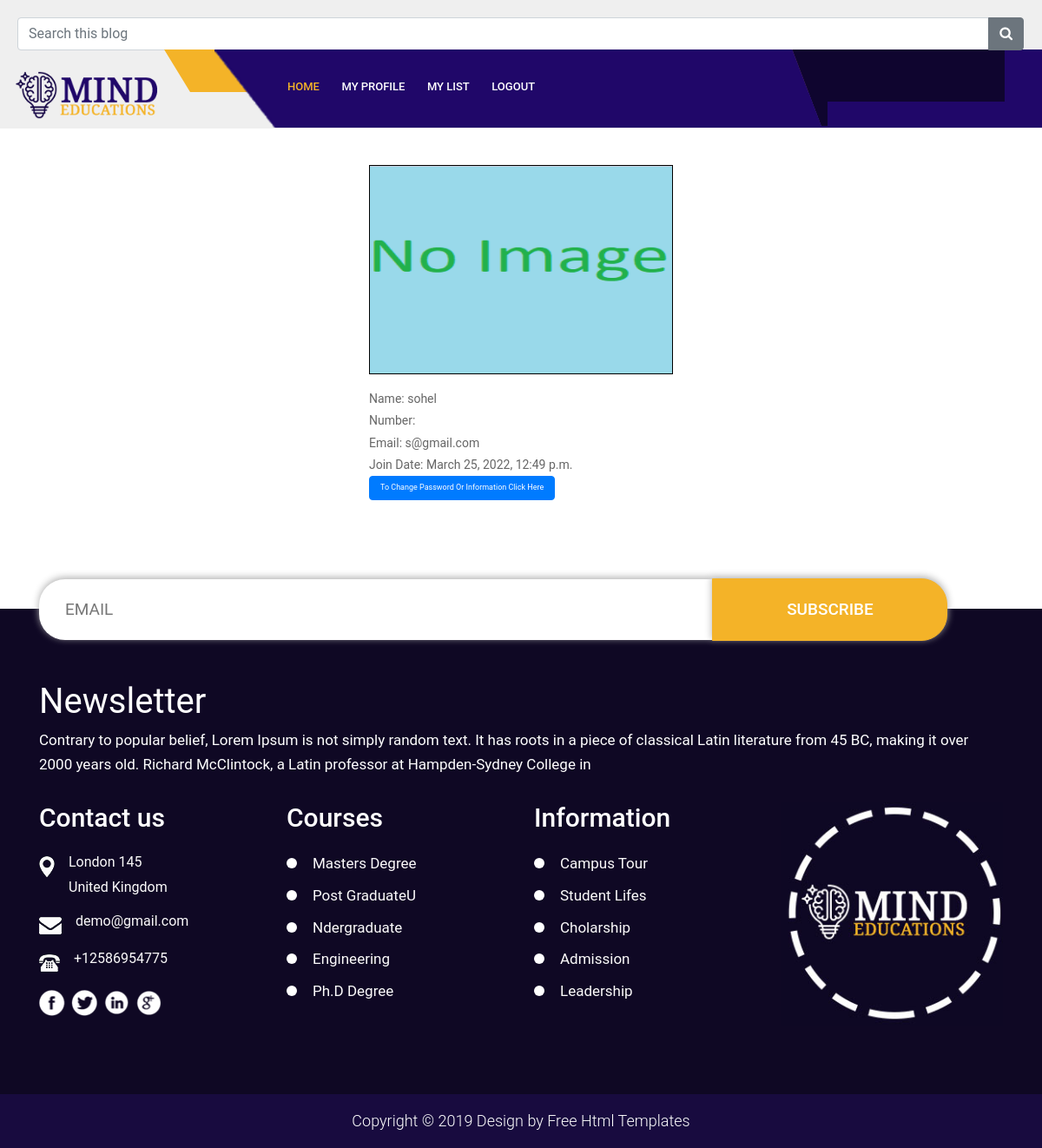
The app's page /user_profile/ (signed in) with its own data.
### app_one/models.py (models this page shows, shortened)
class User_info_table(models.Model):
    class Meta:
        verbose_name_plural = 'User Information Table'
    User_name = models.CharField(max_length=256, blank=True, null=True)
    User_photo = models.ImageField(blank=True, null=True, upload_to='image/user_pic/')
    User_Number = models.CharField(max_length=256, blank=True, null=True)
    User_Email = models.CharField(max_length=256, blank=True, null=True) # will be uniq  username
    User_Password = models.CharField(max_length=256, blank=True, null=True)
    Joined_Date = models.DateTimeField(default=datetime.now(), blank=True)

### app_one/views_2.py (the view)
# urls.py: path('user_profile/', views_2.user_profile, name='user_profile'),
def user_profile(request):
    session_user_id = request.session.get('session_user_id')
    if session_user_id:
        the_user = User_info_table.objects.get(id=session_user_id)
        print('the_user.User_photo')
        print(the_user.User_photo)
        contex = {
            'the_user':the_user,
        }
        return render(request, 'views_2_templates/profile.html', contex)
    return redirect('func_login')

### templates/views_2_templates/profile.html (shortened to what this page needs)
{% extends 'base.html' %}
{% load static %}
{% block body %}
<div class="row" style="margin-top: 50px; margin-bottom: 16px;">
    <div class="col-xs-12 col-sm-12 col-md-4 col-lg-4"></div>
    <div class="col-xs-12 col-sm-12 col-md-4 col-lg-4">
        {% if the_user.User_photo %}
            <img src="{{the_user.User_photo.url}}" style="border: 1px solid black;width: 100%;height: 241px;">
        {% else %}
            <img src="{% static '' %}images/no_profile_pic.PNG" style="border: 1px solid black;width: 100%;height: 241px;">
        {% endif %}
    </div>
    <div class="col-xs-12 col-sm-12 col-md-4 col-lg-4"></div>
</div>
<div class="row">
    <div class="col-xs-12 col-sm-12 col-md-4 col-lg-4"></div>
    <div class="col-xs-12 col-sm-12 col-md-4 col-lg-4">
        Name:
        {{the_user.User_name}}
    </div>
    <div class="col-xs-12 col-sm-12 col-md-4 col-lg-4"></div>
</div>
<div class="row">
    <div class="col-xs-12 col-sm-12 col-md-4 col-lg-4"></div>
    <div class="col-xs-12 col-sm-12 col-md-4 col-lg-4">
        Number:
    </div>
    <div class="col-xs-12 col-sm-12 col-md-4 col-lg-4"></div>
</div>
<div class="row">
    <div class="col-xs-12 col-sm-12 col-md-4 col-lg-4"></div>
    <div class="col-xs-12 col-sm-12 col-md-4 col-lg-4">
        Email:
        {{the_user.User_Email}}
    </div>
    <div class="col-xs-12 col-sm-12 col-md-4 col-lg-4"></div>
</div>
<div class="row">
    <div class="col-xs-12 col-sm-12 col-md-4 col-lg-4"></div>
    <div class="col-xs-12 col-sm-12 col-md-4 col-lg-4">
        Join Date:
        {{the_user.Joined_Date}}
    </div>
    <div class="col-xs-12 col-sm-12 col-md-4 col-lg-4"></div>
</div>
<div class="row">
    <div class="col-xs-12 col-sm-12 col-md-4 col-lg-4"></div>
    <div class="col-xs-12 col-sm-12 col-md-4 col-lg-4">
        <a href="{% url 'Change_Password_Or_Information' %}" class="btn btn-primary" style="font-size: 9px;">To Change Password Or Information Click Here</a>
    </div>
    <div class="col-xs-12 col-sm-12 col-md-4 col-lg-4"></div>
</div>
{% endblock %}

### static/css/style.css (style rules this page uses)
* { box-sizing: border-box !important; }
html { scroll-behavior: smooth; }
body { color: #666666; font-size: 14px; font-family: 'Roboto', sans-serif; line-height: 1.80857; font-weight: normal; overflow-x: hidden; }
a { color: #1f1f1f; text-decoration: none !important; outline: none !important; -webkit-transition: all .3s ease-in-out; -moz-transition: all .3s ease-in-out; -ms-transition: all .3s ease-in-out; -o-transition: all .3s ease-in-out; transition: all .3s ease-in-out; }
*, *::after, *::before { -webkit-box-sizing: border-box; -moz-box-sizing: border-box; box-sizing: border-box; }
a { color: #222222; text-decoration: none; outline: none !important; }
a, .btn { text-decoration: none !important; outline: none !important; -webkit-transition: all .3s ease-in-out; -moz-transition: all .3s ease-in-out; -ms-transition: all .3s ease-in-out; -o-transition: all .3s ease-in-out; transition: all .3s ease-in-out; }
img { max-width: 100%; height: auto; }

### records on screen
User_info_table: User_name "sohel", User_Email "s@gmail.com", Joined_Date "March 25, 2022, 12:49 p.m."
